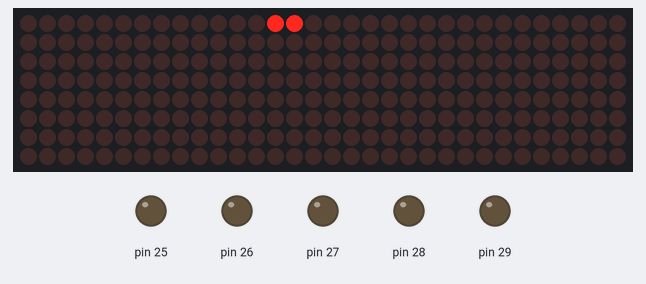
The sketch below on a simulated Arduino Mega 2560, built with avr-gcc and run on an emulated ATmega2560. On the bench: 32×8 LED matrix, output pins drawn as LEDs (lit = HIGH). Wiring (from diagram.json): 4 × MAX7219 LED driver: data pin 22; clock pin 23; CS pin 24. Pins used as bus, display or sensor lines are not drawn.

Above: at 0.1 s.
At 0.5 s:
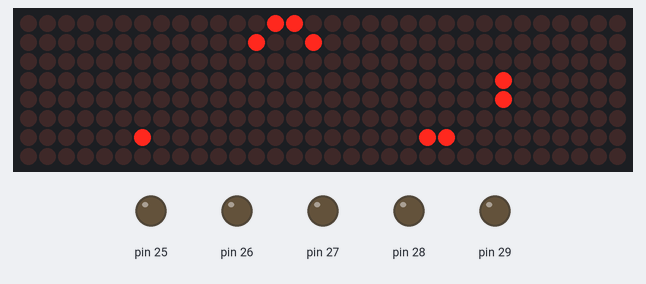
At 1.0 s:
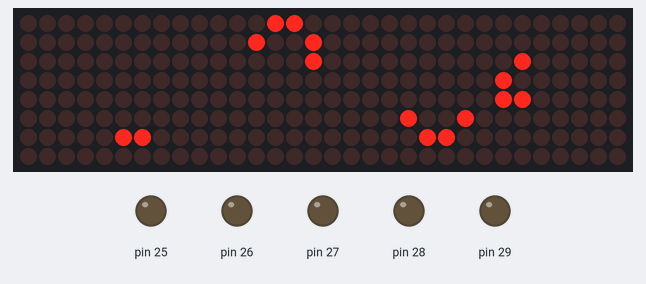
At 1.4 s:
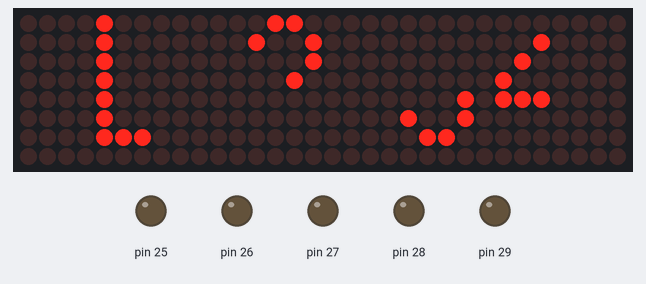
At 2.4 s:
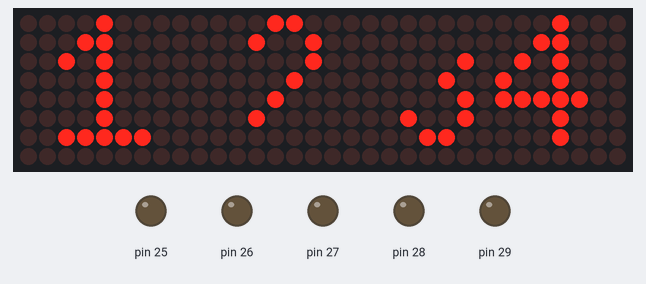
At 3.3 s:
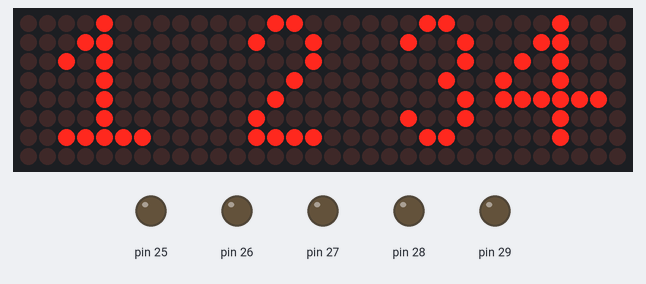

The sketch:

ETALVIS_Problem_16_09.ino
```cpp
//Embedded Systems programming - GPIO
//Dot Matrix Control Problems
//use max 7219-matrix DOTMATRIX
//use PORT A
//self Assessment set -16 Problem 09
//display "1234" by entering all 4 directions simultaneously in 3 seconds
#include "max7219.h"
#include "font_digits.h"

void delay_ms(unsigned int ms) {
    for (unsigned int i = 0; i < ms; i++)
        for (volatile int j = 0; j < 1000; j++);
}

unsigned char mask_from_left(unsigned char data, unsigned char step) {
    return data & (0xFF << (8 - step));
}

unsigned char mask_from_right(unsigned char data, unsigned char step) {
    return data & (0xFF >> (8 - step));
}

unsigned char mask_from_top(unsigned char *digit, unsigned char row, unsigned char step) {
    return (row <= step) ? digit[row - 1] : 0x00;
}

unsigned char mask_from_bottom(unsigned char *digit, unsigned char row, unsigned char step) {
    return (9 - row <= step) ? digit[row - 1] : 0x00;
}

void setup(void) {
    max7219_init();

    for (unsigned char step = 1; step <= 8; step++) {
        for (unsigned char row = 1; row <= 8; row++) {
            unsigned char d1 = mask_from_left(digit1[row - 1], step);
            unsigned char d2 = mask_from_top(digit2, row, step);
            unsigned char d3 = mask_from_bottom(digit3, row, step);
            unsigned char d4 = mask_from_right(digit4[row - 1], step);

            max7219_send_row4(row, d4, d3, d2, d1);
        }
        delay_ms(375); // 3 sec / 8 steps
    }
}
void loop()
{

}
```

font_digits.h
```cpp
#ifndef FONT_DIGITS_H
#define FONT_DIGITS_H
// Digit '1'
unsigned char digit1[8] = {
  0b00010000,
  0b00011000,
  0b00010100,
  0b00010000,
  0b00010000,
  0b00010000,
  0b01111100,
  0b00000000
};

// Digit '2'
unsigned char digit2[8] = {
  0b01100000,
  0b10010000,
  0b10000000,
  0b01000000,
  0b00100000,
  0b00010000,
  0b11110000,
  0b00000000
};

// Digit '3'
// Digit '3' — LSB on the left
unsigned char digit3[8] = {
  0b01100000,
  0b10010000,
  0b10000000,
  0b01000000,
  0b10000000,
  0b10010000,
  0b01100000,
  0b00000000
};

unsigned char digit4[8] = {
  0b00010000,
  0b00011000,
  0b00010100,
  0b00010010,
  0b01111110,
  0b00010000,
  0b00010000,
  0b00000000
};
#endif
```

max7219.c
```cpp
#include "max7219.h"

volatile char *porta = (volatile char *)0x22;
volatile char *ddra  = (volatile char *)0x21;

#define DIN_BIT  0
#define CLK_BIT  1
#define CS_BIT   2

void max7219_send_row4(unsigned char row, unsigned char d1, unsigned char d2,
                       unsigned char d3, unsigned char d4) {
    unsigned char data[4] = {d1, d2, d3, d4};

    *porta &= ~(1 << CS_BIT);
    for (char m = 3; m >= 0; m--) {
        unsigned int packet = (row << 8) | data[m];
        for (char i = 0; i < 16; i++) {
            if (packet & 0x8000)
                *porta |= (1 << DIN_BIT);
            else
                *porta &= ~(1 << DIN_BIT);
            *porta &= ~(1 << CLK_BIT);
            for (volatile int d = 0; d < 10; d++);
            *porta |= (1 << CLK_BIT);
            packet <<= 1;
        }
    }
    *porta |= (1 << CS_BIT);
}

void max7219_init(void) {
    *ddra = 0xFF;
    *porta = (1 << CS_BIT);

    for (char i = 0; i < 4; i++) {
        max7219_send_row4(0x0C, 0x01, 0x01, 0x01, 0x01);
        max7219_send_row4(0x09, 0x00, 0x00, 0x00, 0x00);
        max7219_send_row4(0x0A, 0x08, 0x08, 0x08, 0x08);
        max7219_send_row4(0x0B, 0x07, 0x07, 0x07, 0x07);
        max7219_send_row4(0x0F, 0x00, 0x00, 0x00, 0x00);
    }

    max7219_clear_all();
}

void max7219_clear_all(void) {
    for (unsigned char row = 1; row <= 8; row++)
        max7219_send_row4(row, 0x00, 0x00, 0x00, 0x00);
}
```

max7219.h
```cpp
#ifndef MAX7219_H
#define MAX7219_H

#ifdef __cplusplus
extern "C" {
#endif

void max7219_init(void);
void max7219_clear_all(void);
void max7219_send_row4(unsigned char row, unsigned char d1, unsigned char d2,
                       unsigned char d3, unsigned char d4);

#ifdef __cplusplus
}
#endif

#endif
```

Measured:
- what the display in image 1 shows lasts 0.4 s, from 0.5 s to 0.9 s
